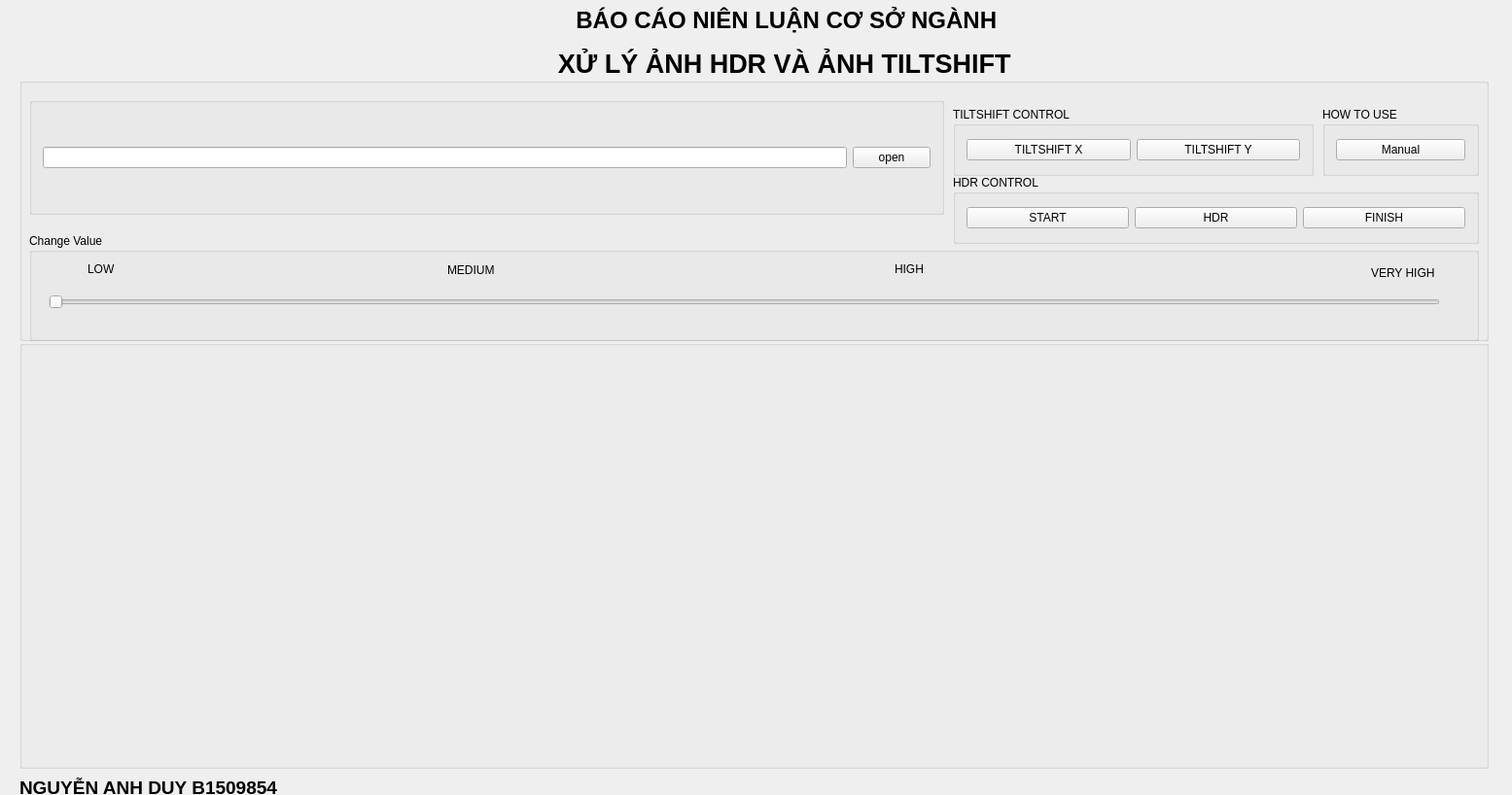
<?xml version="1.0" encoding="UTF-8"?>
<ui version="4.0">
 <class>MainWindow</class>
 <widget class="QMainWindow" name="MainWindow">
  <property name="geometry">
   <rect>
    <x>0</x>
    <y>0</y>
    <width>1555</width>
    <height>818</height>
   </rect>
  </property>
  <property name="windowTitle">
   <string>MainWindow</string>
  </property>
  <widget class="QWidget" name="centralWidget">
   <widget class="QGroupBox" name="groupBox_2">
    <property name="geometry">
     <rect>
      <x>20</x>
      <y>350</y>
      <width>1511</width>
      <height>441</height>
     </rect>
    </property>
    <property name="title">
     <string/>
    </property>
    <property name="alignment">
     <set>Qt::AlignCenter</set>
    </property>
    <layout class="QHBoxLayout" name="horizontalLayout_2">
     <item>
      <widget class="QWidget" name="hinh1" native="true"/>
     </item>
     <item>
      <widget class="QWidget" name="hinh2" native="true"/>
     </item>
    </layout>
   </widget>
   <widget class="QLabel" name="label">
    <property name="geometry">
     <rect>
      <x>-20</x>
      <y>0</y>
      <width>1551</width>
      <height>41</height>
     </rect>
    </property>
    <property name="font">
     <font>
      <pointsize>18</pointsize>
      <weight>75</weight>
      <bold>true</bold>
     </font>
    </property>
    <property name="text">
     <string>                  BÁO CÁO NIÊN LUẬN CƠ SỞ NGÀNH  </string>
    </property>
    <property name="alignment">
     <set>Qt::AlignCenter</set>
    </property>
    <property name="margin">
     <number>500</number>
    </property>
   </widget>
   <widget class="QLabel" name="label_2">
    <property name="geometry">
     <rect>
      <x>30</x>
      <y>40</y>
      <width>1501</width>
      <height>51</height>
     </rect>
    </property>
    <property name="font">
     <font>
      <pointsize>20</pointsize>
      <weight>75</weight>
      <bold>true</bold>
     </font>
    </property>
    <property name="text">
     <string>       XỬ LÝ ẢNH HDR VÀ ẢNH TILTSHIFT</string>
    </property>
    <property name="alignment">
     <set>Qt::AlignCenter</set>
    </property>
    <property name="margin">
     <number>200</number>
    </property>
   </widget>
   <widget class="QLabel" name="label_3">
    <property name="geometry">
     <rect>
      <x>20</x>
      <y>790</y>
      <width>321</width>
      <height>41</height>
     </rect>
    </property>
    <property name="font">
     <font>
      <pointsize>14</pointsize>
      <weight>75</weight>
      <bold>true</bold>
     </font>
    </property>
    <property name="text">
     <string>NGUYỄN ANH DUY B1509854</string>
    </property>
   </widget>
   <widget class="QGroupBox" name="groupBox">
    <property name="geometry">
     <rect>
      <x>20</x>
      <y>80</y>
      <width>1511</width>
      <height>271</height>
     </rect>
    </property>
    <property name="title">
     <string/>
    </property>
    <widget class="QGroupBox" name="groupBox_3">
     <property name="geometry">
      <rect>
       <x>10</x>
       <y>20</y>
       <width>941</width>
       <height>121</height>
      </rect>
     </property>
     <property name="title">
      <string/>
     </property>
     <layout class="QHBoxLayout" name="horizontalLayout">
      <item>
       <widget class="QLineEdit" name="linepath"/>
      </item>
      <item>
       <widget class="QPushButton" name="open">
        <property name="text">
         <string>open</string>
        </property>
       </widget>
      </item>
     </layout>
    </widget>
    <widget class="QGroupBox" name="groupBox_5">
     <property name="geometry">
      <rect>
       <x>960</x>
       <y>100</y>
       <width>541</width>
       <height>71</height>
      </rect>
     </property>
     <property name="title">
      <string>HDR CONTROL</string>
     </property>
     <layout class="QHBoxLayout" name="horizontalLayout_3">
      <item>
       <widget class="QPushButton" name="start_hdr">
        <property name="text">
         <string>START</string>
        </property>
       </widget>
      </item>
      <item>
       <widget class="QPushButton" name="hdr">
        <property name="text">
         <string>HDR</string>
        </property>
       </widget>
      </item>
      <item>
       <widget class="QPushButton" name="finish_hdr">
        <property name="text">
         <string>FINISH</string>
        </property>
       </widget>
      </item>
     </layout>
    </widget>
    <widget class="QGroupBox" name="groupBox_4">
     <property name="geometry">
      <rect>
       <x>10</x>
       <y>160</y>
       <width>1491</width>
       <height>111</height>
      </rect>
     </property>
     <property name="title">
      <string>Change Value</string>
     </property>
     <widget class="QSlider" name="ruler">
      <property name="geometry">
       <rect>
        <x>20</x>
        <y>60</y>
        <width>1431</width>
        <height>22</height>
       </rect>
      </property>
      <property name="orientation">
       <enum>Qt::Horizontal</enum>
      </property>
     </widget>
     <widget class="QLabel" name="low">
      <property name="geometry">
       <rect>
        <x>60</x>
        <y>30</y>
        <width>47</width>
        <height>13</height>
       </rect>
      </property>
      <property name="text">
       <string>LOW</string>
      </property>
      <property name="wordWrap">
       <bool>false</bool>
      </property>
     </widget>
     <widget class="QLabel" name="med">
      <property name="geometry">
       <rect>
        <x>430</x>
        <y>30</y>
        <width>61</width>
        <height>16</height>
       </rect>
      </property>
      <property name="text">
       <string>MEDIUM</string>
      </property>
     </widget>
     <widget class="QLabel" name="veryhigh">
      <property name="geometry">
       <rect>
        <x>1380</x>
        <y>30</y>
        <width>81</width>
        <height>21</height>
       </rect>
      </property>
      <property name="text">
       <string>VERY HIGH</string>
      </property>
     </widget>
     <widget class="QLabel" name="high">
      <property name="geometry">
       <rect>
        <x>890</x>
        <y>30</y>
        <width>47</width>
        <height>13</height>
       </rect>
      </property>
      <property name="text">
       <string>HIGH</string>
      </property>
     </widget>
    </widget>
    <widget class="QGroupBox" name="groupBox_7">
     <property name="geometry">
      <rect>
       <x>1340</x>
       <y>30</y>
       <width>161</width>
       <height>71</height>
      </rect>
     </property>
     <property name="title">
      <string>HOW TO USE</string>
     </property>
     <layout class="QVBoxLayout" name="verticalLayout">
      <item>
       <widget class="QPushButton" name="manual">
        <property name="text">
         <string>Manual</string>
        </property>
       </widget>
      </item>
     </layout>
    </widget>
   </widget>
   <widget class="QGroupBox" name="groupBox_6">
    <property name="geometry">
     <rect>
      <x>980</x>
      <y>110</y>
      <width>371</width>
      <height>71</height>
     </rect>
    </property>
    <property name="title">
     <string>TILTSHIFT CONTROL</string>
    </property>
    <layout class="QHBoxLayout" name="horizontalLayout_4">
     <item>
      <widget class="QPushButton" name="tiltshift_x">
       <property name="text">
        <string>TILTSHIFT X</string>
       </property>
      </widget>
     </item>
     <item>
      <widget class="QPushButton" name="tiltshift_y">
       <property name="text">
        <string>TILTSHIFT Y</string>
       </property>
      </widget>
     </item>
    </layout>
   </widget>
  </widget>
 </widget>
 <layoutdefault spacing="6" margin="11"/>
 <resources/>
 <connections/>
</ui>
